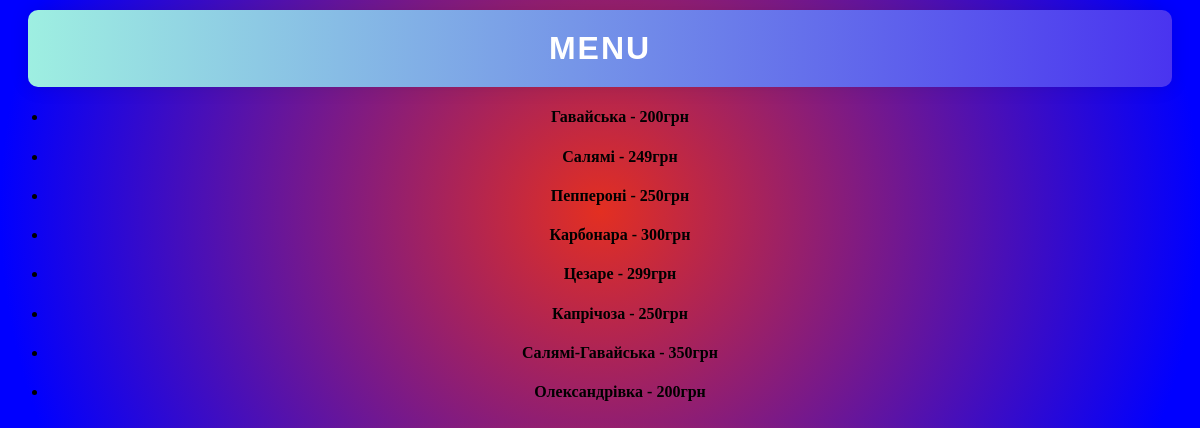
/menu/, run on an earlier commit of the app's database.
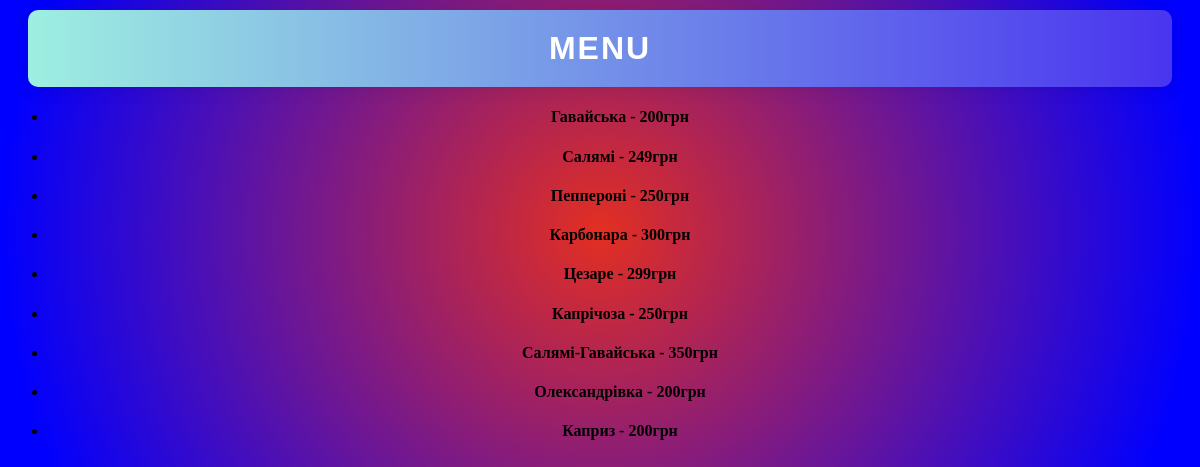
And on a later commit of the database.
### tables this page shows
CREATE TABLE pizza_menu (
                                    name TEXT,
                                    price INTEGER);

### main.py (the view)
@app.route('/menu/')
def show_menu():
    connection = get_db_connection()
    pizzas = connection.execute('SELECT * FROM pizza_menu').fetchall()
    return render_template('menu.html', pizzas = pizzas)

### main.py (called while the page is built)
def get_db_connection():
    connection = sqlite3.connect(database='sqlite_python_oderman.db')
    connection.row_factory = sqlite3.Row
    return connection

### templates/menu.html (shortened to what this page needs)
<!DOCTYPE html>
<html lang="en">
<head>
    <link rel="stylesheet" href="{{ url_for('static', filename='css/style.css')  }}">
</head>
<body>
<h1>MENU</h1>
<ul>
  {% for pizza in pizzas %}
  <li>
  <h4> {{ pizza['name'] }} - {{ pizza['price'] }}грн </h4>
  </li>
  {% endfor %}
</ul>
</body>
</html>

What changed in the data, as far as the page shows it:
added pizza_menu: name "Каприз", price "200"
